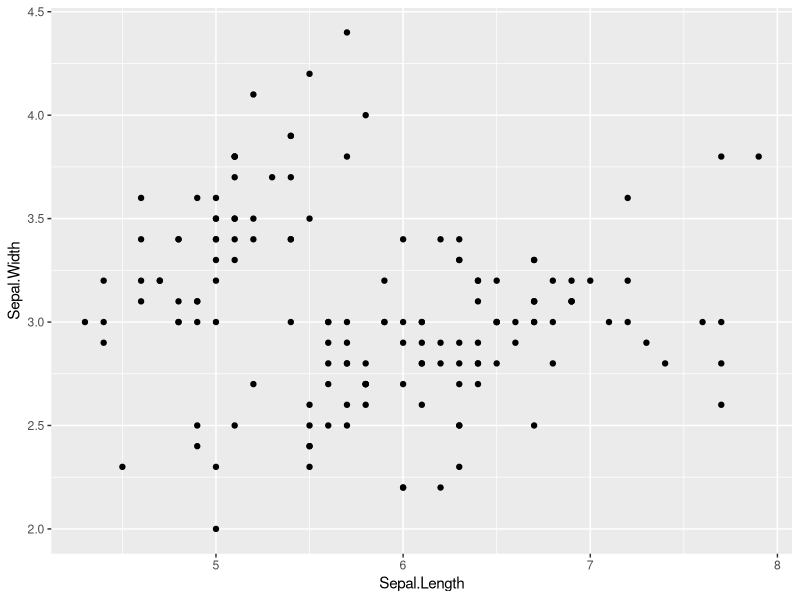

Reproduce this figure in R.
library(dplyr)
library(ggplot2)

?ifelse()
?case_when()
#saving plots

x <- c(1,3,5,7,9)
ifelse(x < 5, "small number", "big number")

head(iris)
mean(iris$Petal.Width)
iris_new <- iris

## Add categorical column
iris_new <- mutate(iris_new,
                   petal_size = ifelse(Petal.Width > 1, "big", "small"))

iris_new <- mutate(iris_new,
                   petal_size = case_when(
                     Petal.Width < 1 ~ "small",
                     Petal.Width < 2 ~ "medium",
                     TRUE ~ "big"
                   ))

iris_new

ggplot(iris, aes(x = Sepal.Length, y = Sepal.Width)) + geom_point()
